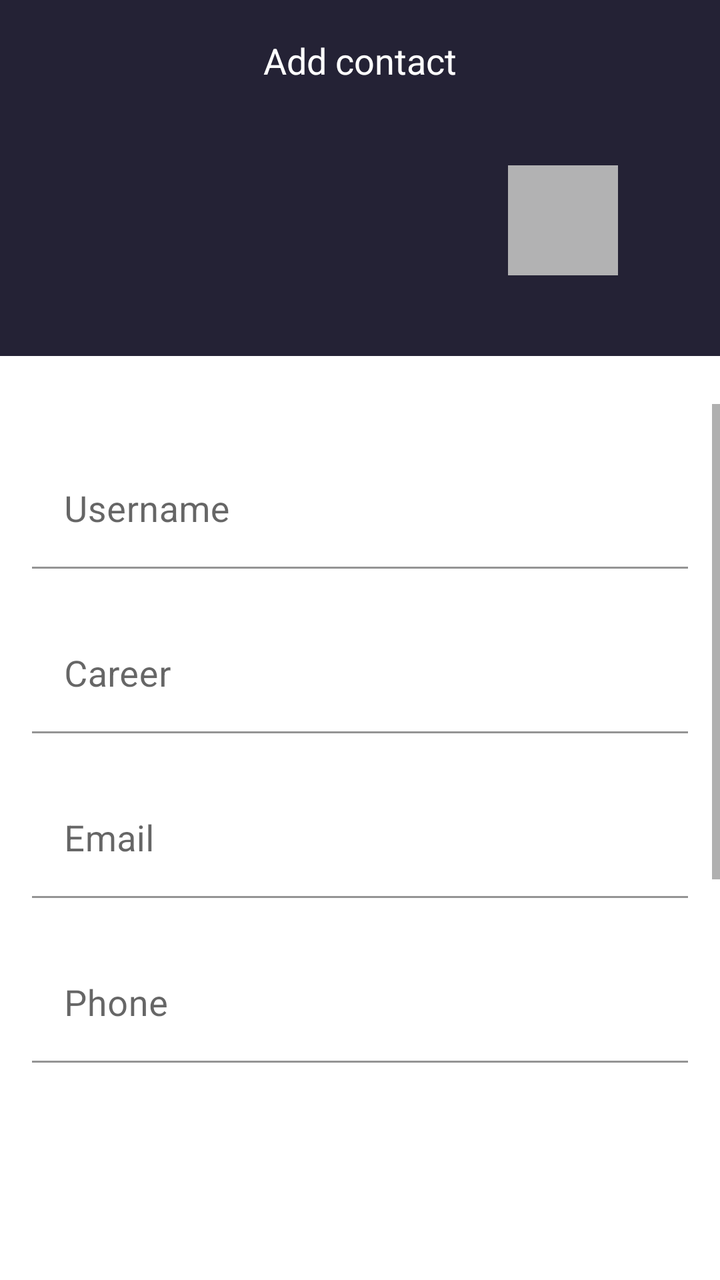
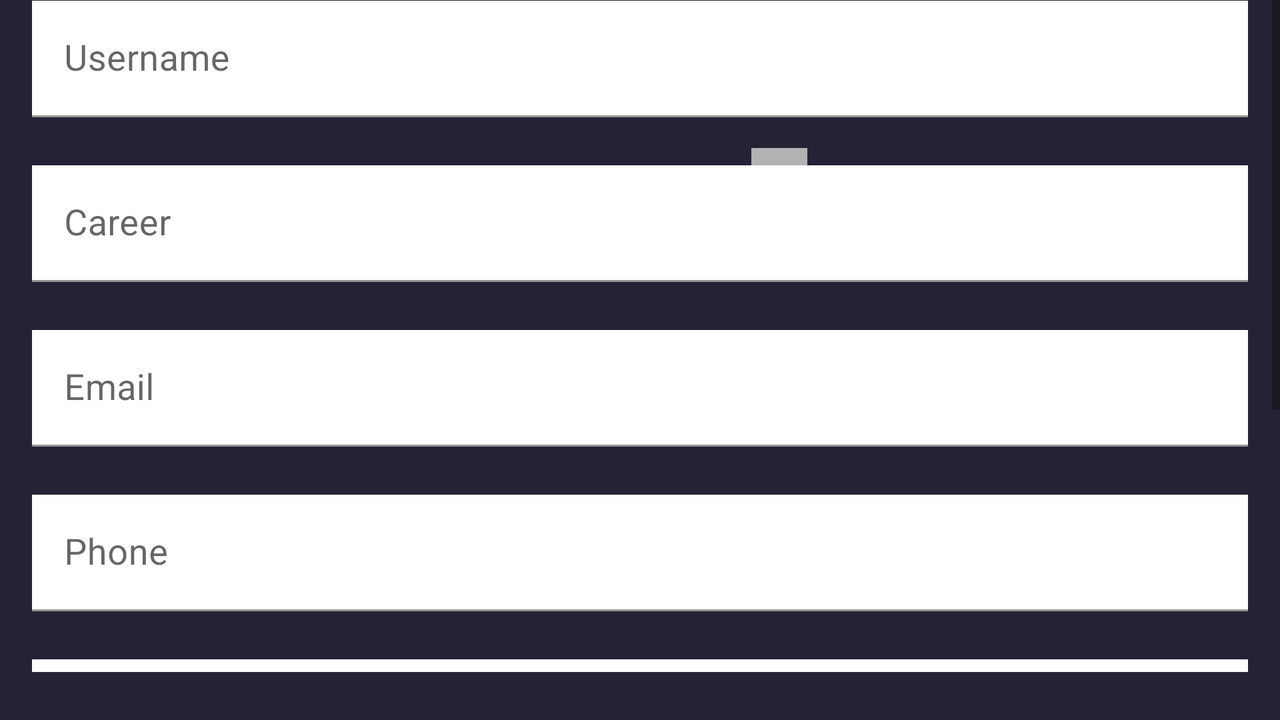

Compare how this app lays out the same screen by default and in its alternative resource folder. The renders come first, then the two layout files and the values they reference.
<!-- AndroidManifest.xml: application theme Theme.MyApplication3 -->
<!-- res/layout/fragment_add_contact.xml -->
<?xml version="1.0" encoding="utf-8"?>
<RelativeLayout xmlns:android="http://schemas.android.com/apk/res/android"
    xmlns:app="http://schemas.android.com/apk/res-auto"
    android:layout_width="match_parent"
    android:layout_height="match_parent"
    android:background="?attr/background">

    <androidx.constraintlayout.widget.ConstraintLayout
        android:id="@+id/clTopPart"
        android:layout_width="wrap_content"
        android:layout_height="wrap_content">

        <View
            android:id="@+id/vwTop"
            android:layout_width="match_parent"
            android:layout_height="0dp"
            android:background="?attr/colorPrimary"
            app:layout_constraintBottom_toTopOf="@id/glMid"
            app:layout_constraintEnd_toEndOf="parent"
            app:layout_constraintStart_toStartOf="parent"
            app:layout_constraintTop_toTopOf="parent" />

        <androidx.appcompat.widget.AppCompatImageView
            android:id="@+id/btnAddPhoto"
            android:layout_width="@dimen/grey_circle"
            android:layout_height="@dimen/grey_circle"
            android:layout_marginStart="@dimen/margin_large"
            android:background="?attr/colorOnSecondary"
            android:foreground="@drawable/ic_camera_centred"
            app:layout_constraintBottom_toBottomOf="@+id/ivUserPhoto"
            app:layout_constraintStart_toEndOf="@+id/ivUserPhoto"
            app:layout_constraintTop_toTopOf="@+id/ivUserPhoto" />

        <androidx.appcompat.widget.AppCompatImageView
            android:id="@+id/btnBackArrow"
            android:layout_width="@dimen/back_arrow_size"
            android:layout_height="@dimen/back_arrow_size"
            android:padding="@dimen/padding_back_arrow"
            android:src="@drawable/ic_back_arrow"
            app:layout_constraintBottom_toBottomOf="@+id/tvAddContact"
            app:layout_constraintStart_toStartOf="parent"
            app:layout_constraintTop_toTopOf="@+id/tvAddContact" />


        <androidx.appcompat.widget.AppCompatTextView
            android:id="@+id/tvAddContact"
            android:layout_width="wrap_content"
            android:layout_height="wrap_content"
            android:background="@color/no_color"
            android:text="@string/add_contact"
            android:textColor="?attr/colorOnPrimary"
            android:textSize="@dimen/large_text_size"
            app:layout_constraintBottom_toTopOf="@+id/ivUserPhoto"
            app:layout_constraintEnd_toEndOf="parent"
            app:layout_constraintStart_toStartOf="parent"
            app:layout_constraintTop_toTopOf="parent" />

        <androidx.appcompat.widget.AppCompatImageView
            android:id="@+id/ivUserPhoto"
            android:layout_width="@dimen/user_photo_size"
            android:layout_height="@dimen/user_photo_size"
            android:backgroundTint="@drawable/btn_rect"
            android:contentDescription="@string/user_photo"
            android:foreground="@drawable/shaper_color_prime"
            android:scaleType="centerCrop"
            android:src="@drawable/dummy_user_photo"
            app:layout_constraintBottom_toBottomOf="@+id/vwTop"
            app:layout_constraintEnd_toEndOf="parent"
            app:layout_constraintStart_toStartOf="parent"
            app:layout_constraintTop_toBottomOf="@id/tvAddContact" />

        <androidx.constraintlayout.widget.Guideline
            android:id="@+id/glMid"
            android:layout_width="match_parent"
            android:layout_height="match_parent"
            android:orientation="horizontal"
            app:layout_constraintGuide_percent="0.30" />

        <ScrollView
            android:id="@+id/svMain"
            android:layout_width="match_parent"
            android:layout_height="0dp"
            android:layout_marginVertical="@dimen/margin_large"
            android:layout_marginBottom="@dimen/margin_small"
            android:isScrollContainer="false"
            app:layout_constraintBottom_toBottomOf="parent"
            app:layout_constraintEnd_toEndOf="parent"
            app:layout_constraintStart_toStartOf="parent"
            app:layout_constraintTop_toBottomOf="@id/glMid">

            <LinearLayout
                android:id="@+id/llContacts"
                android:layout_width="match_parent"
                android:layout_height="wrap_content"
                android:layout_marginStart="@dimen/margin_mid"
                android:layout_marginEnd="@dimen/margin_mid"
                android:orientation="vertical"
                android:verticalScrollbarPosition="right">

                <com.google.android.material.textfield.TextInputLayout
                    android:id="@+id/ilUsername"
                    android:layout_width="match_parent"
                    android:layout_height="wrap_content"
                    android:layout_marginTop="@dimen/margin_large"
                    android:orientation="vertical">

                    <com.google.android.material.textfield.TextInputEditText
                        android:id="@+id/etUsername"
                        android:layout_width="match_parent"
                        android:layout_height="wrap_content"
                        android:background="?attr/background"
                        android:hint="@string/tie_username"
                        android:textColorHint="?attr/colorOnSecondary"
                        android:textSize="@dimen/large_text_size" />
                </com.google.android.material.textfield.TextInputLayout>

                <com.google.android.material.textfield.TextInputLayout
                    android:id="@+id/ilCareer"
                    android:layout_width="match_parent"
                    android:layout_height="wrap_content"
                    android:layout_marginTop="@dimen/margin_large">

                    <com.google.android.material.textfield.TextInputEditText
                        android:id="@+id/etCareer"
                        android:layout_width="match_parent"
                        android:layout_height="wrap_content"
                        android:background="?attr/background"
                        android:hint="@string/tie_career"
                        android:textColorHint="?attr/colorOnSecondary"
                        android:textSize="@dimen/large_text_size" />
                </com.google.android.material.textfield.TextInputLayout>

                <com.google.android.material.textfield.TextInputLayout
                    android:id="@+id/ilEmail"
                    android:layout_width="match_parent"
                    android:layout_height="wrap_content"
                    android:layout_marginTop="@dimen/margin_large">

                    <com.google.android.material.textfield.TextInputEditText
                        android:id="@+id/etEmail"
                        android:layout_width="match_parent"
                        android:layout_height="wrap_content"
                        android:background="?attr/background"
                        android:hint="@string/tie_email"
                        android:textColorHint="?attr/colorOnSecondary"
                        android:textSize="@dimen/large_text_size" />
                </com.google.android.material.textfield.TextInputLayout>

                <com.google.android.material.textfield.TextInputLayout
                    android:id="@+id/ilPhone"
                    android:layout_width="match_parent"
                    android:layout_height="wrap_content"
                    android:layout_marginTop="@dimen/margin_large">

                    <com.google.android.material.textfield.TextInputEditText
                        android:id="@+id/etPhone"
                        android:layout_width="match_parent"
                        android:layout_height="wrap_content"
                        android:background="?attr/background"
                        android:hint="@string/tie_phone"
                        android:inputType="phone"
                        android:textColorHint="?attr/colorOnSecondary"
                        android:textSize="@dimen/large_text_size" />
                </com.google.android.material.textfield.TextInputLayout>

                <com.google.android.material.textfield.TextInputLayout
                    android:id="@+id/ilAddress"
                    android:layout_width="match_parent"
                    android:layout_height="wrap_content"
                    android:layout_marginTop="@dimen/margin_large">

                    <com.google.android.material.textfield.TextInputEditText
                        android:id="@+id/etAddress"
                        android:layout_width="match_parent"
                        android:layout_height="wrap_content"
                        android:background="?attr/background"
                        android:hint="@string/tie_address"
                        android:textColorHint="?attr/colorOnSecondary"
                        android:textSize="@dimen/large_text_size" />
                </com.google.android.material.textfield.TextInputLayout>

                <com.google.android.material.textfield.TextInputLayout
                    android:id="@+id/ilDataOfBirth"
                    android:layout_width="match_parent"
                    android:layout_height="wrap_content"
                    android:layout_marginTop="@dimen/margin_large">

                    <com.google.android.material.textfield.TextInputEditText
                        android:id="@+id/etDataOfBirth"
                        android:layout_width="match_parent"
                        android:layout_height="wrap_content"
                        android:background="?attr/background"
                        android:hint="@string/tie_date_of_birth"
                        android:inputType="date"
                        android:textColorHint="?attr/colorOnSecondary"
                        android:textSize="@dimen/large_text_size" />
                </com.google.android.material.textfield.TextInputLayout>

                <androidx.appcompat.widget.AppCompatButton
                    android:id="@+id/btnSaveContact"
                    android:layout_width="match_parent"
                    android:layout_height="wrap_content"
                    android:layout_marginTop="@dimen/margin_large"
                    android:backgroundTint="?attr/colorSecondary"
                    android:text="@string/save"
                    android:textColor="?attr/colorOnPrimary" />
            </LinearLayout>
        </ScrollView>

    </androidx.constraintlayout.widget.ConstraintLayout>

</RelativeLayout>
<!-- resources referenced by this layout -->
<resources>
  <color name="no_color">#00000000</color>
  <dimen name="back_arrow_size">60dp</dimen>
  <dimen name="grey_circle">55dp</dimen>
  <dimen name="large_text_size">18sp</dimen>
  <dimen name="margin_large">24sp</dimen>
  <dimen name="margin_mid">16dp</dimen>
  <dimen name="margin_small">8dp</dimen>
  <dimen name="padding_back_arrow">10dp</dimen>
  <dimen name="user_photo_size">100dp</dimen>
  <!-- drawable ic_camera_centred (drawable) -->
  <?xml version="1.0" encoding="utf-8"?>
  <layer-list xmlns:android="http://schemas.android.com/apk/res/android">
      <item>
              <shape
                  android:innerRadiusRatio="2"
                  android:shape="ring"
                  android:thicknessRatio="1"
                  android:useLevel="false">
                  <gradient
                      android:type="radial"
                      android:gradientRadius="8dp"
                      android:endColor="?attr/colorPrimary"
                      />
              </shape>
  
      </item>
      <item android:top="@dimen/camera_centred"
          android:bottom="@dimen/camera_centred"
          android:left="@dimen/camera_centred"
          android:right="@dimen/camera_centred"
          android:drawable="@drawable/ic_camera"/>
  </layer-list>
  <string name="add_contact">Add contact</string>
  <string name="save">save</string>
  <string name="tie_address">Address</string>
  <string name="tie_career">Career</string>
  <string name="tie_date_of_birth">Date of birth</string>
  <string name="tie_email">Email</string>
  <string name="tie_phone">Phone</string>
  <string name="tie_username">Username</string>
  <string name="user_photo">User photo</string>
  <style name="Theme.MyApplication3" parent="Theme.MaterialComponents.DayNight.NoActionBar">
          
          <item name="colorPrimary">@color/dark_blue</item>
          <item name="colorPrimaryVariant">#12111B</item>
          <item name="colorOnPrimary">@color/white</item>
          
          <item name="colorSecondary">@color/orange</item>
          
          <item name="colorOnSecondary">@color/second_text_color</item>
          
          <item name="android:statusBarColor" tools:targetApi="l">?attr/colorPrimaryVariant</item>
          <item name="background">@color/white</item>
          
          <item name="android:windowActivityTransitions">true</item>
      </style>
  <dimen name="camera_centred">15dp</dimen>
  <color name="dark_blue">#242235</color>
  <color name="white">#FFFFFF</color>
  <color name="orange">#FB5E06</color>
  <color name="second_text_color">#B2B2B3</color>
</resources>
<!-- res/layout-land/fragment_add_contact.xml (the repository's variant of the layout above) -->
<!-- drawn on the phone turned sideways -->
<?xml version="1.0" encoding="utf-8"?>
<RelativeLayout xmlns:android="http://schemas.android.com/apk/res/android"
    xmlns:app="http://schemas.android.com/apk/res-auto"
    android:layout_width="match_parent"
    android:layout_height="match_parent"
    android:background="?attr/background">

    <androidx.constraintlayout.widget.ConstraintLayout
        android:id="@+id/clTopPart"
        android:layout_width="match_parent"
        android:background="?attr/colorPrimary"
        android:layout_height="match_parent">

        <androidx.appcompat.widget.AppCompatImageView
            android:id="@+id/btnAddPhoto"
            android:layout_width="@dimen/grey_circle"
            android:layout_height="@dimen/grey_circle"
            android:layout_marginStart="@dimen/margin_large"
            android:background="?attr/colorOnSecondary"
            android:foreground="@drawable/ic_camera_centred"
            app:layout_constraintBottom_toBottomOf="@+id/ivAddContactPhoto"
            app:layout_constraintStart_toEndOf="@+id/ivAddContactPhoto"
            app:layout_constraintTop_toTopOf="@+id/ivAddContactPhoto" />

        <androidx.appcompat.widget.AppCompatImageView
            android:id="@+id/btnBackArrow"
            android:layout_width="wrap_content"
            android:layout_height="wrap_content"
            android:padding="@dimen/padding_back_arrow"
            android:src="@drawable/ic_back_arrow"
            app:layout_constraintStart_toStartOf="parent"
            app:layout_constraintTop_toTopOf="parent" />


        <androidx.appcompat.widget.AppCompatTextView
            android:id="@+id/tvAddContact"
            android:layout_width="wrap_content"
            android:layout_height="wrap_content"
            android:layout_marginTop="@dimen/margin_small"
            android:background="@color/no_color"
            android:text="@string/add_contact"
            android:textColor="?attr/colorOnPrimary"
            android:textSize="@dimen/large_text_size"
            app:layout_constraintBottom_toTopOf="@+id/ivAddContactPhoto"
            app:layout_constraintEnd_toEndOf="parent"
            app:layout_constraintStart_toStartOf="parent"
            app:layout_constraintTop_toTopOf="parent" />

        <androidx.appcompat.widget.AppCompatImageView
            android:id="@+id/ivAddContactPhoto"
            android:layout_width="@dimen/user_photo_size"
            android:layout_height="@dimen/user_photo_size"
            android:layout_marginTop="@dimen/margin_large"
            android:foreground="@drawable/shaper_color_prime"
            android:src="@drawable/dummy_user_photo"
            app:layout_constraintEnd_toEndOf="parent"
            app:layout_constraintStart_toStartOf="parent"
            app:layout_constraintTop_toBottomOf="@id/tvAddContact" />

    </androidx.constraintlayout.widget.ConstraintLayout>

    <androidx.constraintlayout.widget.ConstraintLayout
        android:id="@+id/clBottomPart"
        android:layout_width="match_parent"
        android:layout_height="match_parent">

        <ScrollView
            android:id="@+id/svMain"
            android:layout_width="match_parent"
            android:layout_height="0dp"
            android:layout_marginVertical="@dimen/margin_large"
            android:layout_marginBottom="@dimen/margin_small"
            android:isScrollContainer="false"
            app:layout_constraintBottom_toBottomOf="parent"
            app:layout_constraintEnd_toEndOf="parent"
            app:layout_constraintStart_toStartOf="parent">

            <LinearLayout
                android:id="@+id/llContacts"
                android:layout_width="match_parent"
                android:layout_height="0dp"
                android:layout_marginStart="@dimen/margin_mid"
                android:layout_marginEnd="@dimen/margin_mid"
                android:orientation="vertical"
                app:layout_constraintBottom_toBottomOf="parent"
                app:layout_constraintEnd_toEndOf="parent"
                app:layout_constraintStart_toStartOf="parent">

                <com.google.android.material.textfield.TextInputLayout
                    android:id="@+id/ilUsername"
                    android:layout_width="match_parent"
                    android:layout_height="wrap_content"
                    android:layout_marginTop="@dimen/margin_large"
                    android:orientation="vertical">

                    <com.google.android.material.textfield.TextInputEditText
                        android:id="@+id/etUsername"
                        android:layout_width="match_parent"
                        android:layout_height="wrap_content"
                        android:background="?attr/background"
                        android:hint="@string/tie_username"
                        android:textColorHint="?attr/colorOnSecondary"
                        android:textSize="@dimen/large_text_size" />
                </com.google.android.material.textfield.TextInputLayout>

                <com.google.android.material.textfield.TextInputLayout
                    android:id="@+id/ilCareer"
                    android:layout_width="match_parent"
                    android:layout_height="wrap_content"
                    android:layout_marginTop="@dimen/margin_large">

                    <com.google.android.material.textfield.TextInputEditText
                        android:id="@+id/etCareer"
                        android:layout_width="match_parent"
                        android:layout_height="wrap_content"
                        android:background="?attr/background"
                        android:hint="@string/tie_career"
                        android:textColorHint="?attr/colorOnSecondary"
                        android:textSize="@dimen/large_text_size" />
                </com.google.android.material.textfield.TextInputLayout>

                <com.google.android.material.textfield.TextInputLayout
                    android:id="@+id/ilEmail"
                    android:layout_width="match_parent"
                    android:layout_height="wrap_content"
                    android:layout_marginTop="@dimen/margin_large">

                    <com.google.android.material.textfield.TextInputEditText
                        android:id="@+id/etEmail"
                        android:layout_width="match_parent"
                        android:layout_height="wrap_content"
                        android:background="?attr/background"
                        android:hint="@string/tie_email"
                        android:textColorHint="?attr/colorOnSecondary"
                        android:textSize="@dimen/large_text_size" />
                </com.google.android.material.textfield.TextInputLayout>

                <com.google.android.material.textfield.TextInputLayout
                    android:id="@+id/ilPhone"
                    android:layout_width="match_parent"
                    android:layout_height="wrap_content"
                    android:layout_marginTop="@dimen/margin_large">

                    <com.google.android.material.textfield.TextInputEditText
                        android:id="@+id/etPhone"
                        android:layout_width="match_parent"
                        android:layout_height="wrap_content"
                        android:background="?attr/background"
                        android:hint="@string/tie_phone"
                        android:inputType="phone"
                        android:textColorHint="?attr/colorOnSecondary"
                        android:textSize="@dimen/large_text_size" />
                </com.google.android.material.textfield.TextInputLayout>

                <com.google.android.material.textfield.TextInputLayout
                    android:id="@+id/ilAddress"
                    android:layout_width="match_parent"
                    android:layout_height="wrap_content"
                    android:layout_marginTop="@dimen/margin_large">

                    <com.google.android.material.textfield.TextInputEditText
                        android:id="@+id/etAddress"
                        android:layout_width="match_parent"
                        android:layout_height="wrap_content"
                        android:background="?attr/background"
                        android:hint="@string/tie_address"
                        android:textColorHint="?attr/colorOnSecondary"
                        android:textSize="@dimen/large_text_size" />
                </com.google.android.material.textfield.TextInputLayout>

                <com.google.android.material.textfield.TextInputLayout
                    android:id="@+id/ilDataOfBirth"
                    android:layout_width="match_parent"
                    android:layout_height="wrap_content"
                    android:layout_marginTop="@dimen/margin_large">

                    <com.google.android.material.textfield.TextInputEditText
                        android:id="@+id/etDataOfBirth"
                        android:layout_width="match_parent"
                        android:layout_height="wrap_content"
                        android:background="?attr/background"
                        android:hint="@string/tie_date_of_birth"
                        android:inputType="date"
                        android:textColorHint="?attr/colorOnSecondary"
                        android:textSize="@dimen/large_text_size" />
                </com.google.android.material.textfield.TextInputLayout>

                <androidx.appcompat.widget.AppCompatButton
                    android:id="@+id/btnSaveContact"
                    android:layout_width="match_parent"
                    android:layout_height="wrap_content"
                    android:layout_marginTop="@dimen/margin_large"
                    android:backgroundTint="?attr/colorSecondary"
                    android:text="@string/save"
                    android:textColor="?attr/colorOnPrimary" />
            </LinearLayout>
        </ScrollView>

    </androidx.constraintlayout.widget.ConstraintLayout>

</RelativeLayout>
<!-- resources referenced by the variant -->
<!-- as the phone turned sideways resolves them -->
<resources>
  <color name="no_color">#00000000</color>
  <!-- from res/values-land/ -->
  <dimen name="grey_circle">28dp</dimen>
  <!-- from res/values-land/ -->
  <dimen name="large_text_size">18sp</dimen>
  <!-- from res/values-land/ -->
  <dimen name="margin_large">24sp</dimen>
  <!-- from res/values-land/ -->
  <dimen name="margin_mid">16dp</dimen>
  <!-- from res/values-land/ -->
  <dimen name="margin_small">8dp</dimen>
  <!-- from res/values-land/ -->
  <dimen name="padding_back_arrow">10dp</dimen>
  <!-- from res/values-land/ -->
  <dimen name="user_photo_size">63dp</dimen>
  <!-- drawable ic_camera_centred (drawable) -->
  <?xml version="1.0" encoding="utf-8"?>
  <layer-list xmlns:android="http://schemas.android.com/apk/res/android">
      <item>
              <shape
                  android:innerRadiusRatio="2"
                  android:shape="ring"
                  android:thicknessRatio="1"
                  android:useLevel="false">
                  <gradient
                      android:type="radial"
                      android:gradientRadius="8dp"
                      android:endColor="?attr/colorPrimary"
                      />
              </shape>
  
      </item>
      <item android:top="@dimen/camera_centred"
          android:bottom="@dimen/camera_centred"
          android:left="@dimen/camera_centred"
          android:right="@dimen/camera_centred"
          android:drawable="@drawable/ic_camera"/>
  </layer-list>
  <string name="add_contact">Add contact</string>
  <string name="save">save</string>
  <string name="tie_address">Address</string>
  <string name="tie_career">Career</string>
  <string name="tie_date_of_birth">Date of birth</string>
  <string name="tie_email">Email</string>
  <string name="tie_phone">Phone</string>
  <string name="tie_username">Username</string>
  <style name="Theme.MyApplication3" parent="Theme.MaterialComponents.DayNight.NoActionBar">
          
          <item name="colorPrimary">@color/dark_blue</item>
          <item name="colorPrimaryVariant">#12111B</item>
          <item name="colorOnPrimary">@color/white</item>
          
          <item name="colorSecondary">@color/orange</item>
          
          <item name="colorOnSecondary">@color/second_text_color</item>
          
          <item name="android:statusBarColor" tools:targetApi="l">?attr/colorPrimaryVariant</item>
          <item name="background">@color/white</item>
          
          <item name="android:windowActivityTransitions">true</item>
      </style>
  <!-- from res/values-land/ -->
  <dimen name="camera_centred">8dp</dimen>
  <color name="dark_blue">#242235</color>
  <color name="white">#FFFFFF</color>
  <color name="orange">#FB5E06</color>
  <color name="second_text_color">#B2B2B3</color>
</resources>
